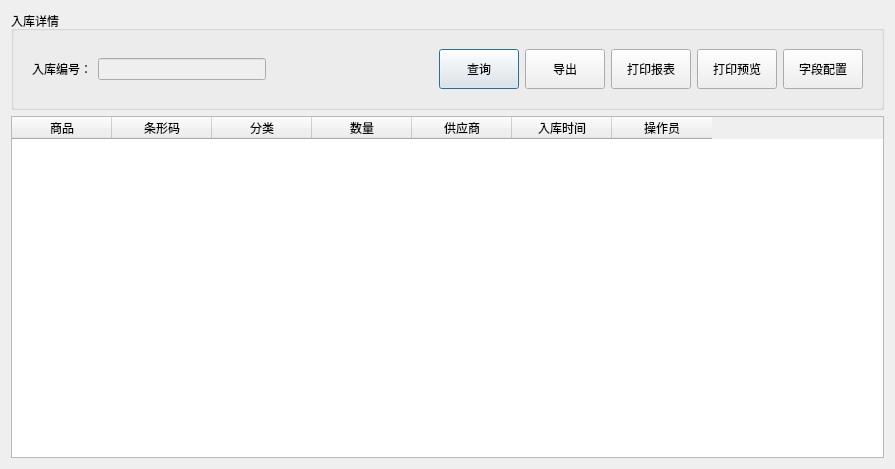
<?xml version="1.0" encoding="UTF-8"?>
<ui version="4.0">
 <class>Dialog</class>
 <widget class="QDialog" name="Dialog">
  <property name="geometry">
   <rect>
    <x>0</x>
    <y>0</y>
    <width>895</width>
    <height>469</height>
   </rect>
  </property>
  <property name="windowTitle">
   <string>Dialog</string>
  </property>
  <layout class="QVBoxLayout" name="verticalLayout">
   <item>
    <widget class="QGroupBox" name="groupBox">
     <property name="title">
      <string>入库详情</string>
     </property>
     <layout class="QVBoxLayout" name="verticalLayout_2">
      <item>
       <widget class="QWidget" name="widget" native="true">
        <property name="minimumSize">
         <size>
          <width>0</width>
          <height>0</height>
         </size>
        </property>
        <layout class="QHBoxLayout" name="horizontalLayout">
         <item>
          <widget class="QLabel" name="label">
           <property name="text">
            <string>入库编号：</string>
           </property>
          </widget>
         </item>
         <item>
          <widget class="QLineEdit" name="lineEdit">
           <property name="enabled">
            <bool>false</bool>
           </property>
          </widget>
         </item>
         <item>
          <spacer name="horizontalSpacer">
           <property name="orientation">
            <enum>Qt::Horizontal</enum>
           </property>
           <property name="sizeHint" stdset="0">
            <size>
             <width>40</width>
             <height>20</height>
            </size>
           </property>
          </spacer>
         </item>
         <item>
          <widget class="QPushButton" name="pushButton">
           <property name="minimumSize">
            <size>
             <width>0</width>
             <height>40</height>
            </size>
           </property>
           <property name="text">
            <string>查询</string>
           </property>
          </widget>
         </item>
         <item>
          <widget class="QPushButton" name="pushButton_2">
           <property name="minimumSize">
            <size>
             <width>0</width>
             <height>40</height>
            </size>
           </property>
           <property name="text">
            <string>导出</string>
           </property>
          </widget>
         </item>
         <item>
          <widget class="QPushButton" name="pushButton_3">
           <property name="minimumSize">
            <size>
             <width>0</width>
             <height>40</height>
            </size>
           </property>
           <property name="text">
            <string>打印报表</string>
           </property>
          </widget>
         </item>
         <item>
          <widget class="QPushButton" name="pushButton_4">
           <property name="minimumSize">
            <size>
             <width>0</width>
             <height>40</height>
            </size>
           </property>
           <property name="text">
            <string>打印预览</string>
           </property>
          </widget>
         </item>
         <item>
          <widget class="QPushButton" name="pushButton_5">
           <property name="minimumSize">
            <size>
             <width>0</width>
             <height>40</height>
            </size>
           </property>
           <property name="text">
            <string>字段配置</string>
           </property>
          </widget>
         </item>
        </layout>
       </widget>
      </item>
     </layout>
    </widget>
   </item>
   <item>
    <widget class="QTableWidget" name="tableWidget">
     <column>
      <property name="text">
       <string>商品</string>
      </property>
     </column>
     <column>
      <property name="text">
       <string>条形码</string>
      </property>
     </column>
     <column>
      <property name="text">
       <string>分类</string>
      </property>
     </column>
     <column>
      <property name="text">
       <string>数量</string>
      </property>
     </column>
     <column>
      <property name="text">
       <string>供应商</string>
      </property>
     </column>
     <column>
      <property name="text">
       <string>入库时间</string>
      </property>
     </column>
     <column>
      <property name="text">
       <string>操作员</string>
      </property>
     </column>
    </widget>
   </item>
  </layout>
 </widget>
 <resources/>
 <connections/>
</ui>
